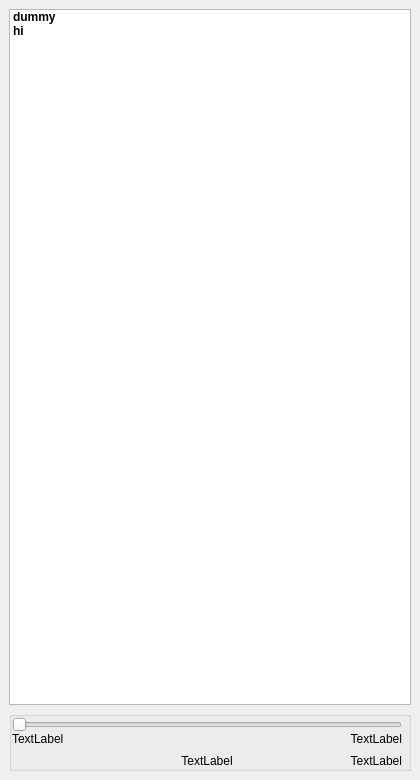
<?xml version="1.0" encoding="UTF-8"?>
<ui version="4.0">
 <class>MainWindow</class>
 <widget class="QMainWindow" name="MainWindow">
  <property name="geometry">
   <rect>
    <x>0</x>
    <y>0</y>
    <width>420</width>
    <height>780</height>
   </rect>
  </property>
  <property name="windowTitle">
   <string>MainWindow</string>
  </property>
  <widget class="QWidget" name="centralwidget">
   <layout class="QVBoxLayout" name="verticalLayout_2">
    <item>
     <widget class="QListWidget" name="PlaylistContainer">
      <property name="horizontalScrollBarPolicy">
       <enum>Qt::ScrollBarAlwaysOff</enum>
      </property>
      <property name="editTriggers">
       <set>QAbstractItemView::CurrentChanged|QAbstractItemView::EditKeyPressed</set>
      </property>
      <property name="iconSize">
       <size>
        <width>40</width>
        <height>40</height>
       </size>
      </property>
      <property name="verticalScrollMode">
       <enum>QAbstractItemView::ScrollPerPixel</enum>
      </property>
      <property name="isWrapping" stdset="0">
       <bool>false</bool>
      </property>
      <property name="resizeMode">
       <enum>QListView::Adjust</enum>
      </property>
      <property name="viewMode">
       <enum>QListView::ListMode</enum>
      </property>
      <property name="uniformItemSizes">
       <bool>false</bool>
      </property>
      <property name="sortingEnabled">
       <bool>true</bool>
      </property>
      <item>
       <property name="text">
        <string>dummy
hi</string>
       </property>
       <property name="font">
        <font>
         <weight>75</weight>
         <bold>true</bold>
        </font>
       </property>
       <property name="icon">
        <iconset>
         <normaloff>../../../Pictures/2colorthing.png</normaloff>../../../Pictures/2colorthing.png</iconset>
       </property>
      </item>
     </widget>
    </item>
    <item>
     <widget class="QGroupBox" name="PlaybackControlls">
      <property name="flat">
       <bool>false</bool>
      </property>
      <layout class="QGridLayout" name="gridLayout_3">
       <property name="leftMargin">
        <number>0</number>
       </property>
       <property name="topMargin">
        <number>0</number>
       </property>
       <property name="rightMargin">
        <number>6</number>
       </property>
       <property name="bottomMargin">
        <number>0</number>
       </property>
       <property name="spacing">
        <number>0</number>
       </property>
       <item row="3" column="2">
        <widget class="QLabel" name="PlaylistInfo">
         <property name="text">
          <string>TextLabel</string>
         </property>
         <property name="alignment">
          <set>Qt::AlignCenter</set>
         </property>
        </widget>
       </item>
       <item row="2" column="4">
        <widget class="QLabel" name="TrackLength">
         <property name="text">
          <string>TextLabel</string>
         </property>
         <property name="alignment">
          <set>Qt::AlignRight|Qt::AlignTop|Qt::AlignTrailing</set>
         </property>
         <property name="buddy">
          <cstring>PrevButton</cstring>
         </property>
        </widget>
       </item>
       <item row="3" column="4">
        <widget class="QLabel" name="PlaybackSpeed">
         <property name="text">
          <string>TextLabel</string>
         </property>
         <property name="alignment">
          <set>Qt::AlignRight|Qt::AlignTrailing|Qt::AlignVCenter</set>
         </property>
        </widget>
       </item>
       <item row="2" column="2">
        <widget class="QPushButton" name="PlayButton">
         <property name="text">
          <string/>
         </property>
         <property name="icon">
          <iconset>
           <normaloff>src/svg/play-circle-regular.svg</normaloff>
           <normalon>src/svg/pause-circle-regular.svg</normalon>
           <activeoff>src/svg/play-circle-solid.svg</activeoff>
           <activeon>src/svg/pause-circle-solid.svg</activeon>src/svg/play-circle-regular.svg</iconset>
         </property>
         <property name="iconSize">
          <size>
           <width>64</width>
           <height>64</height>
          </size>
         </property>
         <property name="checkable">
          <bool>true</bool>
         </property>
         <property name="default">
          <bool>false</bool>
         </property>
         <property name="flat">
          <bool>true</bool>
         </property>
        </widget>
       </item>
       <item row="2" column="3">
        <widget class="QPushButton" name="NextButton">
         <property name="enabled">
          <bool>true</bool>
         </property>
         <property name="minimumSize">
          <size>
           <width>0</width>
           <height>0</height>
          </size>
         </property>
         <property name="text">
          <string/>
         </property>
         <property name="icon">
          <iconset>
           <normaloff>src/svg/forward-solid.svg</normaloff>src/svg/forward-solid.svg</iconset>
         </property>
         <property name="iconSize">
          <size>
           <width>48</width>
           <height>48</height>
          </size>
         </property>
         <property name="flat">
          <bool>true</bool>
         </property>
        </widget>
       </item>
       <item row="2" column="1">
        <widget class="QPushButton" name="PrevButton">
         <property name="text">
          <string/>
         </property>
         <property name="icon">
          <iconset>
           <normaloff>src/svg/backward-solid.svg</normaloff>src/svg/backward-solid.svg</iconset>
         </property>
         <property name="iconSize">
          <size>
           <width>48</width>
           <height>48</height>
          </size>
         </property>
         <property name="flat">
          <bool>true</bool>
         </property>
        </widget>
       </item>
       <item row="2" column="0">
        <widget class="QLabel" name="PlaybackCurrentPosition">
         <property name="text">
          <string>TextLabel</string>
         </property>
         <property name="alignment">
          <set>Qt::AlignLeading|Qt::AlignLeft|Qt::AlignTop</set>
         </property>
        </widget>
       </item>
       <item row="1" column="0" colspan="5">
        <widget class="QSlider" name="PlaybackSlider">
         <property name="orientation">
          <enum>Qt::Horizontal</enum>
         </property>
        </widget>
       </item>
      </layout>
     </widget>
    </item>
   </layout>
  </widget>
  <action name="actionPlay_Pause">
   <property name="checkable">
    <bool>true</bool>
   </property>
   <property name="icon">
    <iconset>
     <normaloff>src/svg/play-circle-regular.svg</normaloff>
     <normalon>src/svg/pause-circle-regular.svg</normalon>
     <activeoff>src/svg/play-circle-solid.svg</activeoff>
     <activeon>src/svg/pause-circle-solid.svg</activeon>
     <selectedoff>src/svg/play-circle-solid.svg</selectedoff>
     <selectedon>src/svg/pause-circle-solid.svg</selectedon>src/svg/play-circle-regular.svg</iconset>
   </property>
   <property name="text">
    <string>Play/Pause</string>
   </property>
  </action>
 </widget>
 <resources/>
 <connections>
  <connection>
   <sender>PlayButton</sender>
   <signal>toggled(bool)</signal>
   <receiver>actionPlay_Pause</receiver>
   <slot>trigger()</slot>
   <hints>
    <hint type="sourcelabel">
     <x>210</x>
     <y>710</y>
    </hint>
    <hint type="destinationlabel">
     <x>-1</x>
     <y>-1</y>
    </hint>
   </hints>
  </connection>
 </connections>
</ui>
